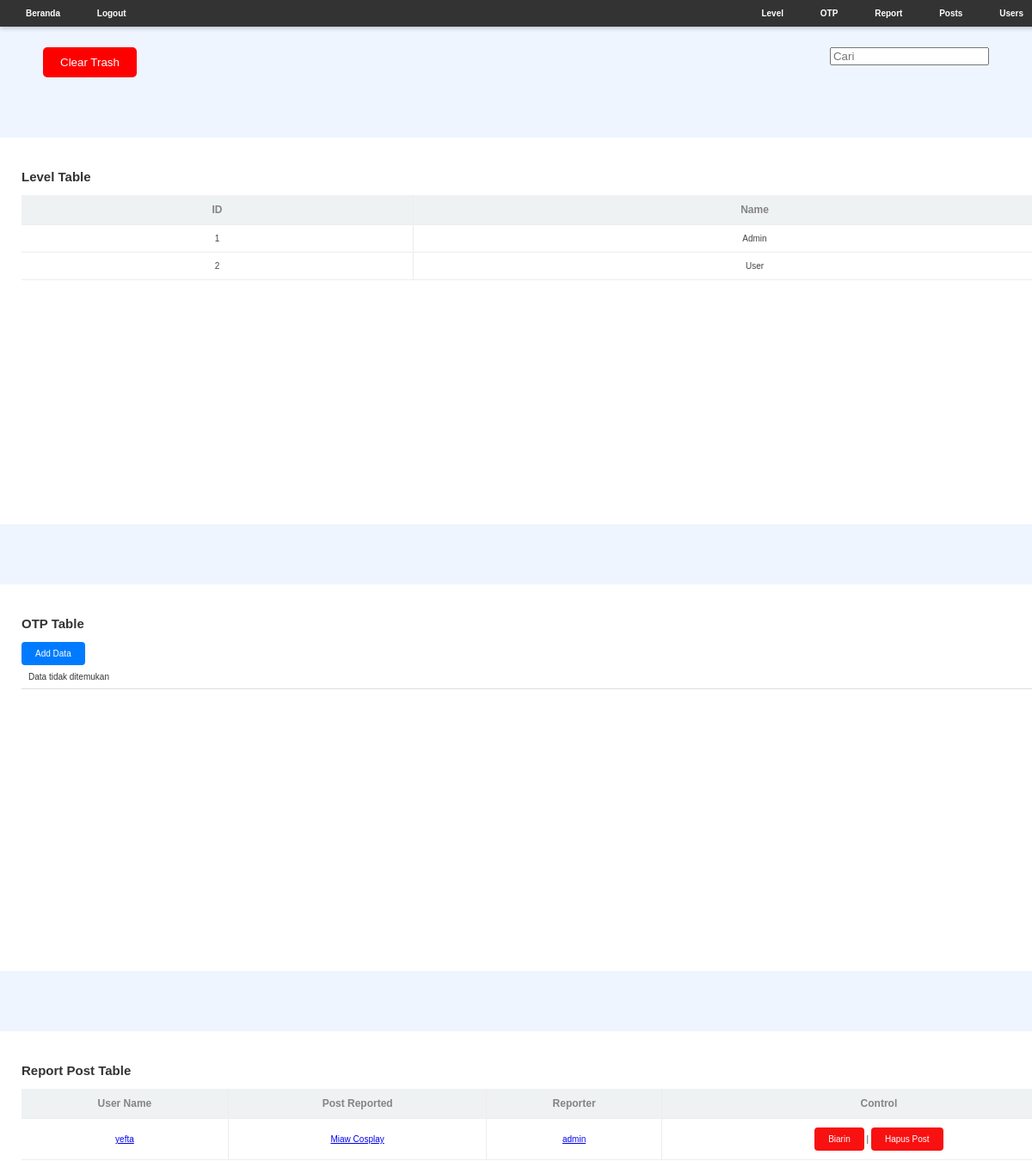
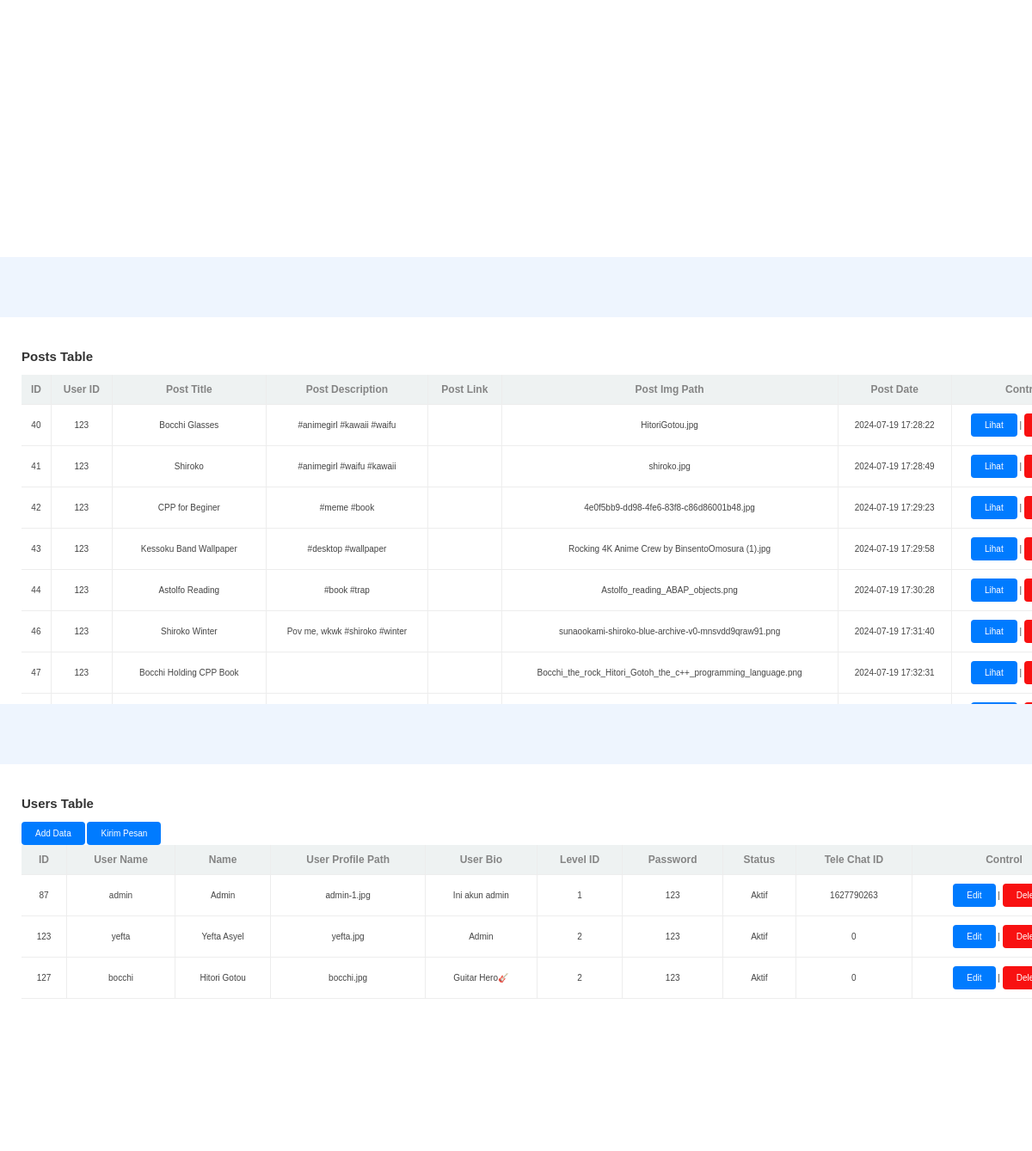
Page /pages/admin_panel.php (signed in) on the committed database (2 pictures, top to bottom).
### tables this page shows
CREATE TABLE `level` (
  `level_id` int(11) NOT NULL,
  `level_name` varchar(12) DEFAULT NULL
);

CREATE TABLE `reports` (
  `report_id` int(11) NOT NULL,
  `user_name_reported` varchar(30) DEFAULT NULL,
  `post_id_reported` int(11) DEFAULT NULL,
  `post_reported` varchar(100) DEFAULT NULL,
  `user_name_reporter` varchar(30) DEFAULT NULL
);

CREATE TABLE `posts` (
  `post_id` int(11) NOT NULL,
  `user_id` int(11) DEFAULT NULL,
  `post_img_path` varchar(200) DEFAULT NULL,
  `post_title` varchar(100) DEFAULT NULL,
  `post_description` varchar(300) DEFAULT NULL,
  `post_link` varchar(300) DEFAULT NULL,
  `create_in` timestamp NOT NULL DEFAULT current_timestamp()
);

CREATE TABLE `users` (
  `user_id` int(11) NOT NULL,
  `user_name` varchar(30) DEFAULT NULL,
  `name` varchar(50) DEFAULT NULL,
  `user_profile_path` varchar(200) DEFAULT NULL,
  `user_bio` varchar(300) DEFAULT NULL,
  `level_id` int(11) DEFAULT NULL,
  `password` varchar(20) NOT NULL,
  `status` varchar(10) NOT NULL,
  `create_in` timestamp NOT NULL DEFAULT current_timestamp(),
  `delete_in` timestamp NOT NULL DEFAULT (current_timestamp() + interval 3 minute),
  `tele_chat_id` varchar(11) DEFAULT NULL
);

### pages/admin_panel.php (the view, shortened to what this page needs)
<?php
include '../koneksi.php';
$queryLevel = "SELECT * FROM level";
$resultLevel = mysqli_query($koneksi, $queryLevel);
$queryOTP = "SELECT * FROM otp";
$resultOTP = mysqli_query($koneksi, $queryOTP);
$queryPosts = "SELECT * FROM posts";
$resultPosts = mysqli_query($koneksi, $queryPosts);
$queryUsers = "SELECT * FROM users";
$resultUsers = mysqli_query($koneksi, $queryUsers);
$queryReport = "SELECT * FROM reports";
$resultReport = mysqli_query($koneksi, $queryReport);
if(isset($_SESSION['level_id'])) {
    if($_SESSION['level_id'] == 1) {
?>
<!DOCTYPE html>
<html>
<head>
    <link rel="stylesheet" type="text/css" href="../styles/alert.css">
    <link rel="stylesheet" type="text/css" href="../styles/modal.css">
    <link rel="stylesheet" type="text/css" href="../styles/admin_panel.css">
    <link flex href="https://unpkg.com/boxicons@2.1.4/css/boxicons.min.css" rel="stylesheet" />
</head>
<body>
    <div class="fixed-header">
        <div class="left-menu">
            <a href="beranda.php">Beranda</a>
            <a href="../logout.php">Logout</a>
        </div>
        <div class="right-menu">
            <a href="#levelSection">Level</a>
            <a href="#otpSection">OTP</a>
            <a href="#reportSection">Report</a>
            <a href="#postsSection">Posts</a>
            <a href="#usersSection">Users</a>
        </div>
    </div>
    <br><br><br><br><br>
    <div class="panel-search-bar">
        <form class="clear-trash-form" action="crud/delete_trash_file.php" method="post">
            <input type="submit" name="clear_trash" value="Clear Trash">
        </form>
        <form action="" method="get">
            <input type="text" name="search" id="searchData" placeholder="Cari" onkeyup="searchData(this.value)">
        </form>
    </div>
    <div class="container">
        <div id="levelSection" class="table-container">
            <h2>Level Table</h2>
            <table id="levelTable" style="width:100%;border-collapse:collapse;">
                <?php
                if (mysqli_num_rows($resultLevel) > 0) {
                    echo "<tr class='GridViewScrollHeader'>";
                    echo "<th>ID</th><th>Name</th></tr>";
                    while($rowLevel = mysqli_fetch_assoc($resultLevel)) {
                        echo "<tr class='GridViewScrollItem'>";
                        echo "<td>".$rowLevel['level_id']."</td>";
                        echo "<td>".$rowLevel['level_name']."</td>";
                    }
                } else {
                    echo "<tr><td colspan='2'>Data tidak ditemukan</td></tr>";
                }
                ?>
            </table>
        </div>
    </div>
    <div class="container">
        <div id="otpSection" class="table-container">
            <h2>OTP Table</h2>
            <a href="crud/add_data.php?page=otp" class="btn">Add Data</a>
            <table id="otpTable" style="width:100%;border-collapse:collapse;">
                <?php
                if (mysqli_num_rows($resultOTP) > 0) {
                    echo "<tr class='GridViewScrollHeader'>";
                    echo "<th>User Name</th><th>OTP Code</th><th>For</th><th>Control</th></tr>";
                    while($rowOtp = mysqli_fetch_assoc($resultOTP)) {
                        echo "<tr class='GridViewScrollItem'>";
                        echo "<td>".$rowOtp['user_name']."</td>";
                        echo "<td>".$rowOtp['otp_code']."</td>";
                        echo "<td>".$rowOtp['to_use']."</td>";
                        echo "<td><a class='deleteBtn' data-id='".$rowOtp['id']."' data-page='otp'>Delete</a></td>";
                    }
                } else {
                    echo "<tr><td colspan='4'>Data tidak ditemukan</td></tr>";
                }
                ?>
            </table>
        </div>
    </div>
    <div class="container">
        <div id="reportSection" class="table-container">
            <h2>Report Post Table</h2>
            <table id="reportTable" style="width:100%;border-collapse:collapse;">
                <?php
                if (mysqli_num_rows($resultReport) > 0) {
                    echo "<tr class='GridViewScrollHeader'>";
                    echo "<th>User Name</th><th>Post Reported</th><th>Reporter</th><th>Control</th></tr>";
                    while($rowReport = mysqli_fetch_assoc($resultReport)) {
                        echo "<tr class='GridViewScrollItem'>";
                        ?>
                        <td>
                            <a href="<?php echo "profile.php?user_name=", $rowReport['user_name_reported']; ?>">
                                <?php echo $rowReport['user_name_reported']; ?>
                            </a>
                        </td>
                        <td>
                            <a href="<?php echo "view_img.php?post_id=", $rowReport['post_id_reported']; ?>">
                                <?php echo $rowReport['post_reported']; ?>
                            </a>
                        <td>
                            <a href="<?php echo "profile.php?user_name=", $rowReport['user_name_reporter']; ?>">
                                <?php echo $rowReport['user_name_reporter']; ?>
                            </a>
                        </td>
                        <?php
                        echo "<td><a class='deleteBtn' data-id='".$rowReport['report_id']."' data-page='report'>Biarin</a> | <a class='deleteBtn' data-id='".$rowReport['post_id_reported']."' data-page='posts'>Hapus Post</a></td>";
                    }
                } else {
                    echo "<tr><td colspan='4'>Data tidak ditemukan</td></tr>";
                }
                ?>
            </table>
        </div>
    </div>
    <div class="container">
        <div id="postsSection" class="table-container">
            <h2>Posts Table</h2>
            <table id="postsTable" style="width:100%;border-collapse:collapse;">
                <?php
                if (mysqli_num_rows($resultPosts) > 0) {
                    echo "<tr class='GridViewScrollHeader'>";
                    echo "<th>ID</th><th>User ID</th><th>Post Title</th><th>Post Description</th><th>Post Link</th><th>Post Img Path</th><th>Post Date</th><th>Control</th></tr>";
                    while($rowPost = mysqli_fetch_assoc($resultPosts)) {
                        echo "<tr class='GridViewScrollItem'>";
                        echo "<td>".$rowPost['post_id']."</td>";
                        echo "<td>".$rowPost['user_id']."</td>";
                        echo "<td>".$rowPost['post_title']."</td>";
                        echo "<td>".$rowPost['post_description']."</td>";
                        echo "<td>".$rowPost['post_link']."</td>";
                        echo "<td>".$rowPost['post_img_path']."</td>";
                        echo "<td>".$rowPost['create_in']."</td>";
                        echo "<td><a href='view_img.php?post_id=".$rowPost['post_id']."' class='btn'>Lihat</a> | <a class='deleteBtn' data-id='".$rowPost['post_id']."' data-page='posts'>Delete</a></td>";
                    }
                } else {
                    echo "<tr><td colspan='8'>Data tidak ditemukan</td></tr>";
                }
                ?>
            </table>
        </div>
    </div>
    <div class="container">
        <div id="usersSection" class="table-container">
            <h2>Users Table</h2>
            <a href="crud/add_data.php?page=users" class="btn">Add Data</a>
            <a href="crud/add_data.php?page=notification" class="btn">Kirim Pesan</a>
            <table id="usersTable" style="width:100%;border-collapse:collapse;">
                <?php
                if (mysqli_num_rows($resultUsers) > 0) {
                    echo "<tr class='GridViewScrollHeader'>";
                    echo "<th>ID</th><th>User Name</th><th>Name</th><th>User Profile Path</th><th>User Bio</th><th>Level ID</th><th>Password</th><th>Status</th><th>Tele Chat ID</th><th>Control</th></tr>";
                    while($rowUser = mysqli_fetch_assoc($resultUsers)) {
                        echo "<tr class='GridViewScrollItem'>";
                        echo "<td>".$rowUser['user_id']."</td>";
                        echo "<td>".$rowUser['user_name']."</td>";
                        echo "<td>".$rowUser['name']."</td>";
                        echo "<td>".$rowUser['user_profile_path']."</td>";
                        echo "<td>".$rowUser['user_bio']."</td>";
                        echo "<td>".$rowUser['level_id']."</td>";
                        echo "<td>".$rowUser['password']."</td>";
                        echo "<td>".$rowUser['status']."</td>";
                        echo "<td>".$rowUser['tele_chat_id']."</td>";
                        echo "<td><a href='crud/edit_data.php?page=users&id=".$rowUser['user_id']."' class='btn'>Edit</a> | <a class='deleteBtn' data-id='".$rowUser['user_id']."' data-page='users'>Delete</a></td>";
                    }
                } else {
                    echo "<tr><td colspan='10'>Data tidak ditemukan</td></tr>";
                }
                ?>
            </table>
        </div>
    </div>
</body>
</html>
<?php
} else {
    header('Location:error/deniedpage.php');
}
}else{
    header('Location:../index.php?pesan=needlogin');
}
?>

### styles/admin_panel.css (style rules this page uses)
.btn { display: inline-block; padding: 8px 16px; background-color: #007bff; color: #fff; text-decoration: none; border: none; border-radius: 4px; cursor: pointer; transition: background-color 0.3s; }
.deleteBtn { display: inline-block; padding: 8px 16px; background-color: #f81111; color: #fff; text-decoration: none; border: none; border-radius: 4px; cursor: pointer; transition: background-color 0.3s; }
table { width: 100%; border-collapse: collapse; border-spacing: 0; }
th, td { padding: 8px; text-align: left; border-bottom: 1px solid #ddd; }
th { background-color: #f2f2f2; }
#postsTable, #usersTable, #levelTable, #otpTable { width: 90%; }
.container { overflow-x: auto; }
table { width: 100%; }
body { height: 100%; margin: 10px; font-family: 'Open Sans', sans-serif; font-size: 10px; font-weight: 400; color: #333333; background-color: #EEF5FE; }
.table-container { margin: 0 auto; width: 1250px; padding: 25px; height: 400px; box-shadow: 0 4px 6px rgba(0,0,0,0.1); background-color: #fff; }
.GridViewScrollHeader th, .GridViewScrollHeader td { padding: 10px 8px; font-weight: 700; font-size: 12px; white-space: nowrap; border-right: 1px solid #ededed; border-bottom: 1px solid #ededed; background-color: #eef2f2; color: #848484; text-align: center; vertical-align: bottom; }
.GridViewScrollItem TD { padding: 10px 8px; white-space: nowrap; border-right: 1px solid #ededed; border-bottom: 1px solid #ededed; background-color: #FFFFFF; color: #444444; text-align: center; }

### pages/admin_panel.php (style rules this page uses)
body { margin: 0; font-family: Arial, sans-serif; scroll-behavior: smooth; }
.fixed-header { position: fixed; top: 0; width: 100%; background-color: #333; color: #fff; z-index: 1000; display: flex; justify-content: space-between; padding: 10px 20px; box-shadow: 0 2px 5px rgba(0, 0, 0, 0.2); }
.fixed-header .left-menu a, .fixed-header .right-menu a { color: #fff; text-decoration: none; margin: 0 10px; font-weight: bold; margin-right: 30px; size: 20px; }
.container { margin-top: 70px; }
.panel-search-bar { display: flex; justify-content: flex-end; margin-bottom: 10px; }
.panel-search-bar form { margin-left: auto; margin-right: 50px; }
form.clear-trash-form { margin-right: auto; margin-left: 50px; }
form.clear-trash-form input[type="submit"] { background-color: #ff0000; color: #fff; border: none; padding: 10px 20px; border-radius: 5px; cursor: pointer; }

### rows in the picture
level: level_id "1", level_name "Admin"
level: level_id "2", level_name "User"
reports: user_name_reported "yefta", post_reported "Miaw Cosplay", user_name_reporter "admin"
posts: post_id "40", user "123", post_title "Bocchi Glasses", post_description "#animegirl #kawaii #waifu", post_img_path "HitoriGotou.jpg", create_in "2024-07-19 17:28:22"
posts: post_id "41", user "123", post_title "Shiroko", post_description "#animegirl #waifu #kawaii", post_img_path "shiroko.jpg", create_in "2024-07-19 17:28:49"
posts: post_id "42", user "123", post_title "CPP for Beginer", post_description "#meme #book", post_img_path "4e0f5bb9-dd98-4fe6-83f8-c86d86001b48.jpg", create_in "2024-07-19 17:29:23"
posts: post_id "43", user "123", post_title "Kessoku Band Wallpaper", post_description "#desktop #wallpaper", post_img_path "Rocking 4K Anime Crew by BinsentoOmosura (1).jpg", create_in "2024-07-19 17:29:58"
posts: post_id "44", user "123", post_title "Astolfo Reading", post_description "#book #trap", post_img_path "Astolfo_reading_ABAP_objects.png", create_in "2024-07-19 17:30:28"
posts: post_id "46", user "123", post_title "Shiroko Winter", post_description "Pov me, wkwk #shiroko #winter", post_img_path "sunaookami-shiroko-blue-archive-v0-mnsvdd9qraw91.png", create_in "2024-07-19 17:31:40"
posts: post_id "47", user "123", post_title "Bocchi Holding CPP Book", post_img_path "Bocchi_the_rock_Hitori_Gotoh_the_c++_programming_language.png", create_in "2024-07-19 17:32:31"
users: user_id "87", user_name "admin", name "Admin", user_profile_path "admin-1.jpg", user_bio "Ini akun admin", level "1", password "123", status "Aktif", tele_chat "1627790263"
users: user_id "123", user_name "yefta", name "Yefta Asyel", user_profile_path "yefta.jpg", user_bio "Admin", level "2", password "123", status "Aktif", tele_chat "0"
users: user_id "127", user_name "bocchi", name "Hitori Gotou", user_profile_path "bocchi.jpg", user_bio "Guitar Hero🎸", level "2", password "123", status "Aktif", tele_chat "0"
